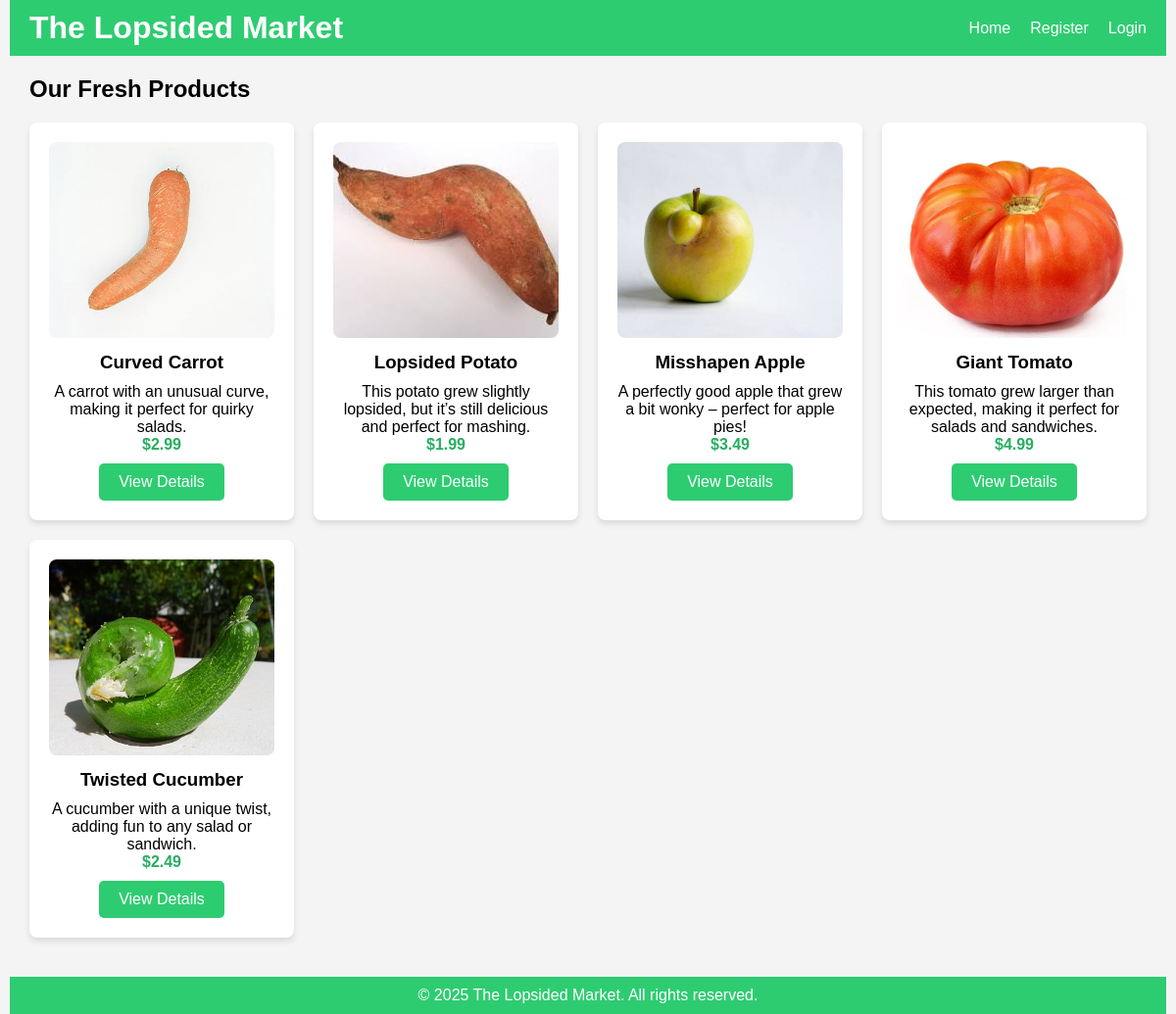
The page / on the database its author committed.
### models.py (models this page shows)
class Product(db.Model):
    id = db.Column(db.Integer, primary_key=True)  # Unique ID for each product
    name = db.Column(db.String(150), nullable=False)  # Name of the product
    description = db.Column(db.String(300))  # Optional product description
    price = db.Column(db.Float, nullable=False)  # Price of the product
    image_url = db.Column(db.String(150), nullable=False)  # URL for product image

### app.py (the view)
@app.route('/')
def home():
    products = Product.query.all()  # Retrieve all products from the database
    return render_template('home.html', products=products)  # Render home page with products

### templates/home.html (shortened to what this page needs)
<!DOCTYPE html>
<html lang="en">
<head>
    <link rel="stylesheet" href="{{ url_for('static', filename='styles.css') }}">
</head>
<body>
    <header class="header">
        <div class="logo">
            <h1>The Lopsided Market</h1>
        </div>
        <nav class="nav">
            <ul>
                <li><a href="{{ url_for('home') }}">Home</a></li>
                <li><a href="{{ url_for('register') }}">Register</a></li>
                <li><a href="{{ url_for('login') }}">Login</a></li>
            </ul>
        </nav>
    </header>
    <main class="product-container">
        <h2>Our Fresh Products</h2>
        <div class="product-grid">
            {% for product in products %}
                <div class="product-card">
                    <img src="{{ product.image_url }}" alt="{{ product.name }}" class="product-image">
                    <h3>{{ product.name }}</h3>
                    <p>{{ product.description }}</p>
                    <p class="price">${{ product.price }}</p>
                    <a href="{{ url_for('product_page', product_id=product.id) }}" class="btn">View Details</a>
                </div>
            {% endfor %}
        </div>
    </main>
    <footer class="footer">
        <p>&copy; 2025 The Lopsided Market. All rights reserved.</p>
    </footer>
</body>
</html>

### static/styles.css (style rules this page uses)
* { margin: 0; padding: 0; box-sizing: border-box; }
body { font-family: Arial, sans-serif; background-color: #f4f4f4; padding: 0 10px; }
.header { background-color: #2ecc71; padding: 10px 20px; color: white; display: flex; justify-content: space-between; align-items: center; }
nav ul { list-style-type: none; padding: 0; display: flex; justify-content: center; }
nav ul li { margin-left: 20px; }
nav ul li a { text-decoration: none; color: white; font-size: 16px; }
footer { background-color: #333; color: white; text-align: center; padding: 10px; }
.product-container { padding: 20px; }
.product-grid { display: grid; grid-template-columns: repeat(auto-fill, minmax(250px, 1fr)); gap: 20px; margin-top: 20px; }
.product-card { background-color: white; padding: 20px; border-radius: 8px; box-shadow: 0 4px 6px rgba(0, 0, 0, 0.1); text-align: center; }
.product-card img { width: 100%; height: 200px; object-fit: cover; border-radius: 8px; }
.product-card h3 { margin: 10px 0; }
.product-card .price { color: #27ae60; font-weight: bold; }
.product-card .btn { display: inline-block; padding: 10px 20px; background-color: #2ecc71; color: white; text-decoration: none; border-radius: 5px; margin-top: 10px; }
.footer { text-align: center; padding: 10px; background-color: #2ecc71; color: white; margin-top: 20px; }

### rows shown on the page
Product: image_url (picture), name "Curved Carrot", description "A carrot with an unusual curve, making it perfect for quirky salads.", price "2.99"
Product: image_url (picture), name "Lopsided Potato", description "This potato grew slightly lopsided, but it’s still delicious and perfect for mashing.", price "1.99"
Product: image_url (picture), name "Misshapen Apple", description "A perfectly good apple that grew a bit wonky – perfect for apple pies!", price "3.49"
Product: image_url (picture), name "Giant Tomato", description "This tomato grew larger than expected, making it perfect for salads and sandwiches.", price "4.99"
Product: image_url (picture), name "Twisted Cucumber", description "A cucumber with a unique twist, adding fun to any salad or sandwich.", price "2.49"
